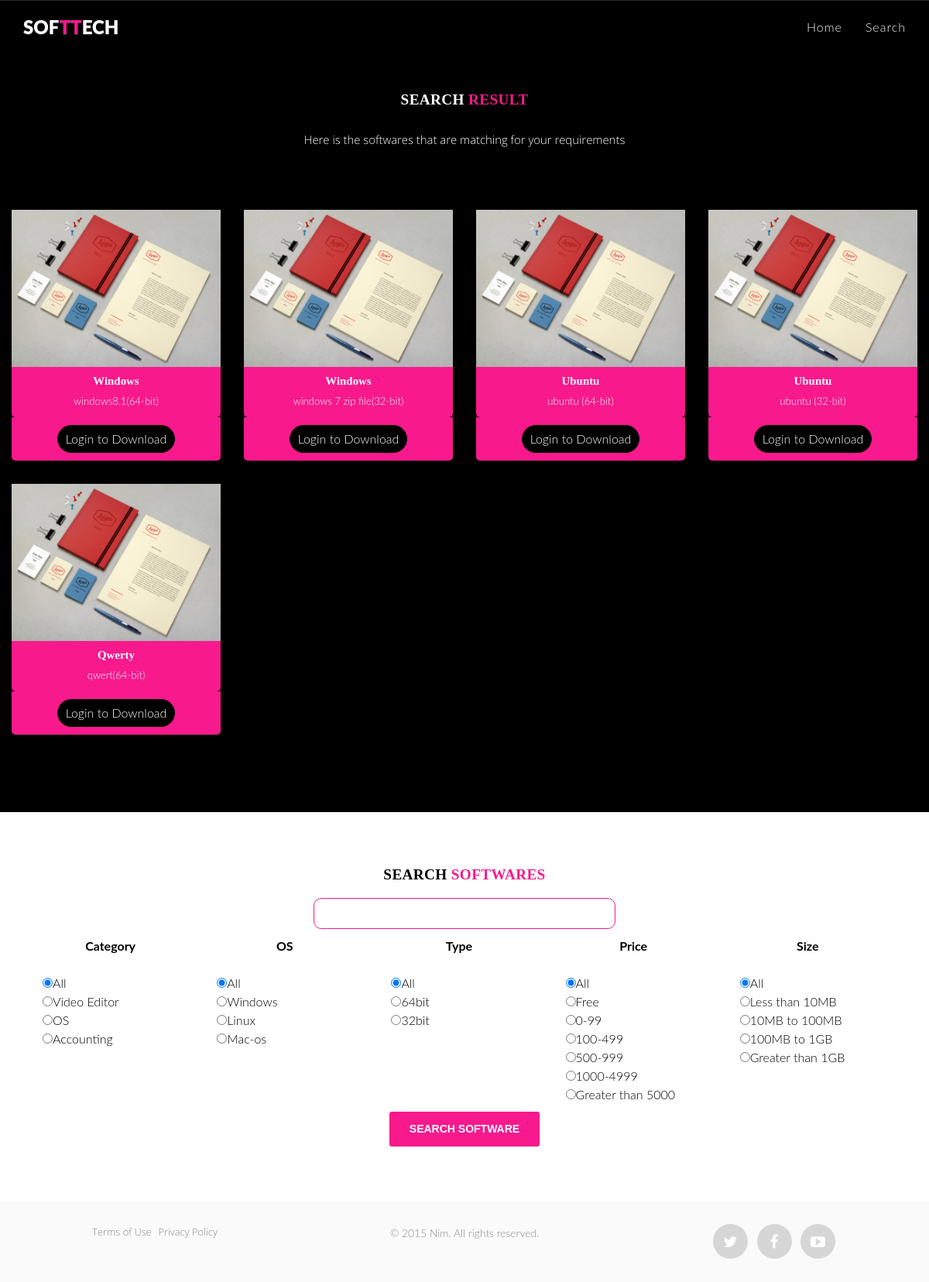
Screenshot of /search_in_search.php with the database file from the repository.
### tables this page shows
CREATE TABLE `supload` (
  `sid` int(11) NOT NULL,
  `did` int(11) NOT NULL,
  `eid` int(11) NOT NULL,
  `sname` varchar(30) NOT NULL,
  `software` varchar(500) NOT NULL,
  `category` varchar(100) NOT NULL,
  `os` varchar(100) NOT NULL,
  `price` int(11) NOT NULL,
  `byte` varchar(10) NOT NULL,
  `size` varchar(10) NOT NULL,
  `time` timestamp NOT NULL DEFAULT CURRENT_TIMESTAMP ON UPDATE CURRENT_TIMESTAMP,
  `lastupdate` timestamp NOT NULL DEFAULT CURRENT_TIMESTAMP ON UPDATE CURRENT_TIMESTAMP,
  `description` varchar(30) NOT NULL,
  `status` varchar(11) NOT NULL
);

### search_in_search.php (the view, shortened to what this page needs)
<?php
include 'dbcon.php';
$term=$_POST['search-term'];
$category=$_POST['catvalue'];
$os=$_POST['osvalue'];
$price=$_POST['pricevalue'];
$size=$_POST['sizevalue'];
$byte=$_POST['bytevalue'];
?>
<!DOCTYPE html>
<html>
<head>
  <link rel="stylesheet" type="text/css" href="library/font-awesome-4.3.0/css/font-awesome.min.css">
  <link rel="stylesheet" type="text/css" href="css/animate.css">
  <link rel="stylesheet" type="text/css" href="css/owl.carousel.css">
  <link rel="stylesheet" type="text/css" href="css/owl.theme.css">
  <link rel="stylesheet" type="text/css" href="css/magnific-popup.css">
  <link rel="stylesheet" type="text/css" href="library/bootstrap/css/bootstrap-theme.min.css">
  <link rel="stylesheet" type="text/css" href="library/bootstrap/css/bootstrap.css">
  <link rel="stylesheet" type="text/css" href="css/style.css">
  <link rel="stylesheet" type="text/css" href="css/responsive.css">
  <link rel="stylesheet" type="text/css" href="css/color/rose.css">
  <link rel="stylesheet" type="text/css" href="css/custom.css">
</head>
<body >
  <div class="wrapper">
    <nav  class=" nim-menu navbar navbar-default navbar-fixed-top">
      <div class="container">
        <div class="navbar-header">
          <a class="navbar-brand" href="index.html">sof<span class="themecolor">tt</span>ech</a>
        </div>
        <div class="collapse navbar-collapse" id="bs-example-navbar-collapse-1">
          <ul class="nav navbar-nav navbar-right">
            <li><a href="index.php" class="page-scroll">Home</a></li>
            <li><a href="#eight" class="page-scroll">Search</a></li>
          </ul>
        </div>
      </div>
    </nav>
    <section class="recent-works text-center" id="two">
      <div class="container">
        <div class="row">
          <div class="col-md-12">
            <br></br>
            <h3 class="title">Search <span class="themecolor">Result</span></h3>
            <p class="a-slog">Here is the  softwares that are matching for your requirements</p>
            <br></br>
          </div>
        </div>
        <div class="gap"></div>
        <div class="row">
          <?php
          $qury=mysqli_query($con,"select * from supload where (sname like '%$term%' or description like '%$term%') and status=1 $category $os $price $size $byte");
              ?>
              <?php
          while ($row=mysqli_fetch_array($qury)){
            ?>
            <div class="col-sm-3 port-item margin-bottom">
              <div class="item-img-wrap">
                <img src="images/work-1.jpg" class="img-responsive" alt="workimg">
              </div>
              <div class="work-desc">
                <h3><a href="#"><?php echo $row['sname'];?></a></h3>
                <span><?php echo $row['description'];?>(<?php echo $row['byte'];?>)</span>
              </div>
              <div class="work-desc">
                <form action="" method="post">
                  <?php
                    if(isset($_SESSION["logid"])){
                      ?><input type="submit" class="down_log" value="Download" name="down_dir"><?php
                    }
                    else {
                      ?><input type="submit" class="down_log"value="Login to Download" name="down_log"><?php
                    }
                  ?>
              </form>
              </div>
            </div>
          <?php }
          ?>
        </div>
        </div>
      </div>
    <section class="our-team white-background black" id="three">
      <div class="container">
        <div class="row text-center">
          <div class="col-md-12">
            <h3 class="title">Search <span class="themecolor">Softwares</span></h3>
          </div>
        </div>
        <div class="row text-center">
          <div class="col-sm-12">
            <form action="search_in_search.php" method="post">
              <input type="text" name="search-term" class="search-tb col-md-4">
              <div class="col-sm-12">
                <div class="col-sm-2" style=" width:18%; margin:10px;">
                  <b>Category</b>
                  <div class="radioLeft">
                    <br>  <input type="radio"  value="" name="catvalue" checked>All</input>
                    <br>  <input type="radio"  value="and category='videoeditor'" name="catvalue">Video Editor</input>
                    <br>  <input type="radio"  value="and category='os'" name="catvalue">OS</input>
                    <br>  <input type="radio"  value="and category='accounting'" name="catvalue">Accounting</input>
                  </div>
                </div>
                <div class="col-sm-2" style=" width:18%; margin:10px">
                  <b>OS</b>
                  <div class="radioLeft">
                    <br>  <input type="radio"  value="" name="osvalue" checked>All</input>
                    <br>  <input type="radio"  value="and os='windows'" name="osvalue">Windows</input>
                    <br>  <input type="radio"  value="and os='linux'" name="osvalue">Linux</input>
                    <br>  <input type="radio"  value="and os='mac'" name="osvalue">Mac-os</input>
                  </div>
                </div>
                <div class="col-sm-2" style=" width:18%; margin:10px">
                  <b>Type</b>
                  <div class="radioLeft">
                    <br>  <input type="radio"  value="" name="bytevalue" checked>All</input>
                    <br>  <input type="radio"  value="and byte='64-bit'" name="bytevalue">64bit</input>
                    <br>  <input type="radio"  value="and byte='32-bit'" name="bytevalue">32bit</input>
                  </div>
                </div>
                <div class="col-sm-2" style=" width:18%; margin:10px">
                  <b>Price</b>
                  <div class="radioLeft">
                    <br>  <input type="radio"  value="" name="pricevalue" checked>All</input>
                    <br>  <input type="radio"  value="and price=0" name="pricevalue">Free</input>
                    <br>  <input type="radio"  value="and price between 0 and 99" name="pricevalue">0-99</input>
                    <br>  <input type="radio"  value="and price between 100 and 499" name="pricevalue">100-499</input>
                    <br>  <input type="radio"  value="and price between 500 and 999" name="pricevalue">500-999</input>
                    <br>  <input type="radio"  value="and price between 1000 and 4999" name="pricevalue">1000-4999</input>
                    <br>  <input type="radio"  value="and price > 5000" name="pricevalue">Greater than 5000</input>
                  </div>
                </div>
                <div class="col-sm-2" style=" width:18%; margin:10px">
                  <b>Size </b>
                  <div class="radioLeft">
                    <br>  <input type="radio"  value="" name="sizevalue" checked>All</input>
                    <br>  <input type="radio"  value="and size < 10485760" name="sizevalue">Less than 10MB</input>
                    <br>  <input type="radio"  value="and size between 10485760 and 104857600" name="sizevalue">10MB to 100MB</input>
                    <br>  <input type="radio"  value="and size between 104857600 and 1048576000" name="sizevalue">100MB to 1GB</input>
                    <br>  <input type="radio"  value="and size > 1048576000" name="sizevalue">Greater than 1GB</input>
                  </div>
                </div>
              </div>
              <div class="row margin-top">
                <div class="col-md-12 text-center">
                  <input type="submit" class="btn btn-custom theme_background_color" value="Search Software">
                </div>
              </div>
            </form>
      </div>
    </section>
      <footer class="site-footer section-spacing text-center " id="eight">
        <div class="container">
          <div class="row">
            <div class="col-md-4">
              <p class="footer-links"><a href="#">Terms of Use</a> <a href="#">Privacy Policy</a></p>
            </div>
            <div class="col-md-4"> <small>&copy; 2015 Nim. All rights reserved.</small></div>
            <div class="col-md-4">
              <ul class="social">
                <li><a href="https://twitter.com/" target="_blank"><i class="fa fa-twitter "></i></a></li>
                <li><a href="https://www.facebook.com/" target="_blank"><i class="fa fa-facebook"></i></a></li>
                <li><a href="https://www.youtube.com/" target="_blank"><i class="fa fa-youtube-play"></i></a></li>
              </ul>
            </div>
          </div>
        </div>
      </footer>
  </body>
  </html>

### css/style.css (style rules this page uses)
* { padding: 0; margin: 0; vertical-align: baseline; }
html { -webkit-font-smoothing:antialiased; }
body,div,dl,dt,dd,ul,ol,li,h1,h2,h3,h4,h5,h6,pre,form,fieldset,p,blockquote,hr,th,td { margin:0; padding:0; }
body { color: #fff; font: normal 16px "Roboto", "Helvetica Neue", Helvetica, Arial, sans-serif; font-weight: 300; background-color: #000; line-height: 1.5; font-family: 'Lato', sans-serif; text-rendering: optimizeLegibility !important; -webkit-font-smoothing: antialiased !important; background-repeat: no-repeat; background-size: cover; }
h3 { font-size: 1.2em; font-weight: 900; }
p { font-family: 'Open Sans', sans-serif; font-size:0.93em; }
a { text-decoration: none !important; transition:all 0.3s linear; -webkit-transition:all 0.3s linear; -moz-transition:all 0.3s linear; -ms-transition:all 0.3s linear; -o-transition:all 0.3s linear; }
ul { list-style: none; margin:0; padding:0; }
.wrapper { width:100%; height:100%; position:relative; }
.margin-top { margin-top: 30px; }
.margin-bottom { margin-bottom: 30px; }
.a-slog { font-size:0.93em; max-width: 450px; margin:0 auto; padding-top:10px; }
.gap { width:100%; height:2em; }
.title { font-weight: 700; letter-spacing: 0.02em; text-transform: uppercase; font-family: 'Roboto Slab', serif; margin-bottom: 20px; }
h1, h2, h3, h4, h5, h6, .h1, .h2, .h3, .h4, .h5, .h6 { font-family: 'Roboto', sans-serif; margin: 0; }
.btn { font-size: 14px; font-family: 'Source Sans Pro', sans-serif; text-transform: uppercase; border-radius: 0; }
.btn-custom { border-radius: 3px; padding: 0.8em 1.8em; color: #fff; font-weight: 700; -webkit-transition: all .5s ease-out; -moz-transition: all .5s ease-out; transition: all .5s ease-out; text-transform: uppercase; }
.nim-menu { padding: 10px; transition: all 0.8s; background:#000; border-bottom:none; transition:all 0.4s ease-in; -webkit-transition:all 0.4s ease-in; -moz-transition:all 0.4s ease-in; -ms-transition:all 0.4s ease-in; }
.nim-menu a.navbar-brand { text-transform: uppercase; font-size: 1.5em; font-weight: 900; color:#fff; }
.nim-menu.navbar-default .navbar-nav > li > a { color: #fafafa; letter-spacing: 1px; text-shadow:1px 0px rgba(0,0,0,0.5); }
.recent-works>.container { padding:70px 0px; }
.item-img-wrap { position: relative; text-align: center; overflow: hidden; }
.item-img-wrap img { -webkit-transition:all 200ms linear; -moz-transition:all 200ms linear; -o-transition:all 200ms linear; -ms-transition:all 200ms linear; transition:all 200ms linear; }
.work-desc { width: 100%; padding: 10px 20px; border-top: none; -webkit-border-bottom-right-radius: 5px; -webkit-border-bottom-left-radius: 5px; -moz-border-radius-bottomright: 5px; -moz-border-radius-bottomleft: 5px; border-bottom-right-radius: 5px; border-bottom-left-radius: 5px; position: relative; }
.work-desc h3 { margin: 0; padding: 0; font-size: 0.93em; font-weight: 700; text-transform: capitalize; font-family: 'Roboto Slab', serif; margin-bottom: 5px; }
.work-desc h3 a { color:#fff; }
.work-desc span { margin-top: 10px; font-size:0.82em; }
.our-team>.container { padding:70px 0px; }
.site-footer { background:#fafafa; font-size:0.93em; }
.site-footer >.container { padding:30px 0px; }
.site-footer small { display: inline-block; }
.footer-links,.site-footer small { margin: 0 0 .75em; }
.site-footer small,.footer-links a { color: #8A8A8A; font-weight: 300; font-size:0.93em; }
.footer-links a:first-child { padding-right: .4em; }
.social li { display: inline-block; padding-right: .5em; text-align: center; }
.social li:last-child { padding-right: 0; }
.social li a { display: block; width: 45px; height: 45px; line-height: 45px; color: #fff; border-radius: 50%; position: relative; transition: all .8s ease; font-size: 1.3em; background: #D6D6D6; }

### css/color/rose.css (style rules this page uses)
.themecolor { color:#f8198d; }
.theme_background_color,#downloadbt:hover { background-color:#f8198d; }
.work-desc { background:#f8198d; }
.work-desc h3 { color:#fff; }
.black { color:#000; }
.white-background { background-color:#fff; }

### css/custom.css (style rules this page uses)
.radioLeft { text-align:left; }
.search-tb { float: inherit; border-radius:10px; height:40px; border:1px solid #f8198d; }

### search_in_search.php (style rules this page uses)
.down_log { background-color: black; color: white; border-radius: 20px; padding: 5px; padding-left: 10px; padding-right: 10px; border: 1px solid black; }

### rows the page displays
supload: sname "Windows", description "windows8.1", byte "64-bit"
supload: sname "Windows", description "windows 7 zip file", byte "32-bit"
supload: sname "Ubuntu", description "ubuntu", byte "64-bit"
supload: sname "Ubuntu", description "ubuntu", byte "32-bit"
supload: sname "Qwerty", description "qwert", byte "64-bit"
